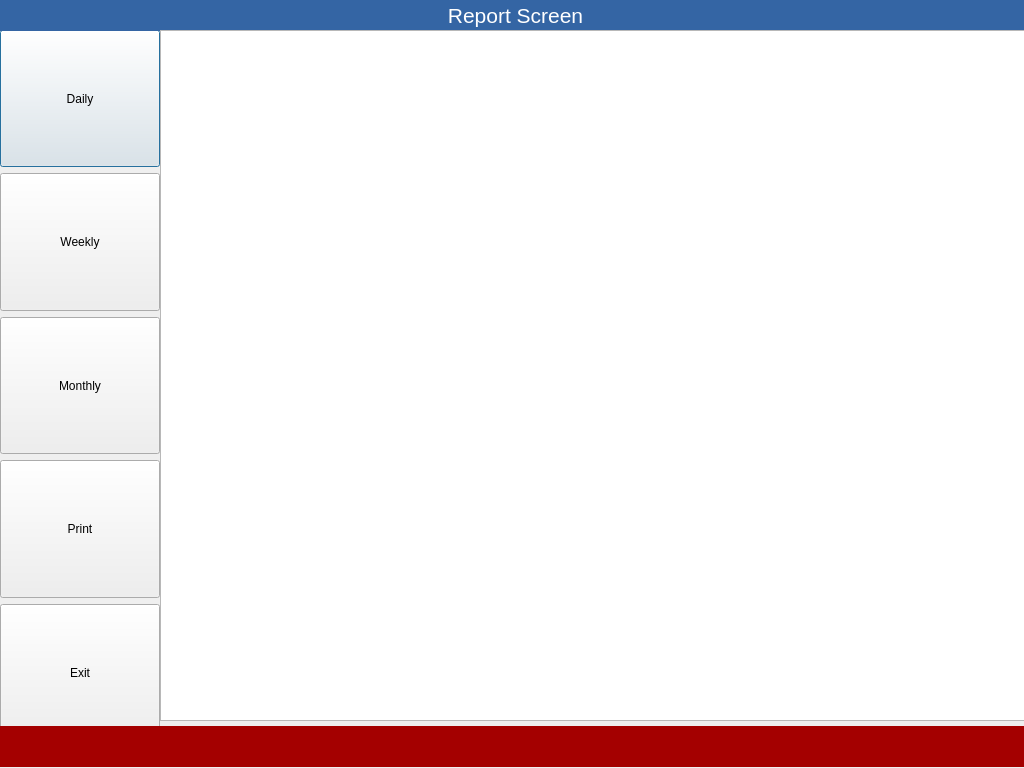
<?xml version="1.0" encoding="UTF-8"?>
<ui version="4.0">
 <class>reports</class>
 <widget class="QDialog" name="reports">
  <property name="geometry">
   <rect>
    <x>0</x>
    <y>0</y>
    <width>1024</width>
    <height>768</height>
   </rect>
  </property>
  <property name="windowTitle">
   <string>Dialog</string>
  </property>
  <widget class="QWidget" name="verticalLayoutWidget">
   <property name="geometry">
    <rect>
     <x>0</x>
     <y>30</y>
     <width>160</width>
     <height>711</height>
    </rect>
   </property>
   <layout class="QVBoxLayout" name="verticalLayout">
    <item>
     <widget class="QPushButton" name="pushButton_2">
      <property name="sizePolicy">
       <sizepolicy hsizetype="MinimumExpanding" vsizetype="MinimumExpanding">
        <horstretch>0</horstretch>
        <verstretch>0</verstretch>
       </sizepolicy>
      </property>
      <property name="text">
       <string>Daily</string>
      </property>
     </widget>
    </item>
    <item>
     <widget class="QPushButton" name="pushButton_3">
      <property name="sizePolicy">
       <sizepolicy hsizetype="MinimumExpanding" vsizetype="MinimumExpanding">
        <horstretch>0</horstretch>
        <verstretch>0</verstretch>
       </sizepolicy>
      </property>
      <property name="text">
       <string>Weekly</string>
      </property>
     </widget>
    </item>
    <item>
     <widget class="QPushButton" name="pushButton_4">
      <property name="sizePolicy">
       <sizepolicy hsizetype="MinimumExpanding" vsizetype="MinimumExpanding">
        <horstretch>0</horstretch>
        <verstretch>0</verstretch>
       </sizepolicy>
      </property>
      <property name="text">
       <string>Monthly</string>
      </property>
     </widget>
    </item>
    <item>
     <widget class="QPushButton" name="pushButton_5">
      <property name="sizePolicy">
       <sizepolicy hsizetype="MinimumExpanding" vsizetype="MinimumExpanding">
        <horstretch>0</horstretch>
        <verstretch>0</verstretch>
       </sizepolicy>
      </property>
      <property name="text">
       <string>Print</string>
      </property>
     </widget>
    </item>
    <item>
     <widget class="QPushButton" name="pushButton">
      <property name="sizePolicy">
       <sizepolicy hsizetype="MinimumExpanding" vsizetype="MinimumExpanding">
        <horstretch>0</horstretch>
        <verstretch>0</verstretch>
       </sizepolicy>
      </property>
      <property name="text">
       <string>Exit</string>
      </property>
     </widget>
    </item>
   </layout>
  </widget>
  <widget class="QLabel" name="label">
   <property name="geometry">
    <rect>
     <x>0</x>
     <y>0</y>
     <width>1031</width>
     <height>31</height>
    </rect>
   </property>
   <property name="palette">
    <palette>
     <active>
      <colorrole role="WindowText">
       <brush brushstyle="SolidPattern">
        <color alpha="255">
         <red>255</red>
         <green>255</green>
         <blue>255</blue>
        </color>
       </brush>
      </colorrole>
      <colorrole role="Button">
       <brush brushstyle="SolidPattern">
        <color alpha="255">
         <red>52</red>
         <green>101</green>
         <blue>164</blue>
        </color>
       </brush>
      </colorrole>
      <colorrole role="Text">
       <brush brushstyle="SolidPattern">
        <color alpha="255">
         <red>255</red>
         <green>255</green>
         <blue>255</blue>
        </color>
       </brush>
      </colorrole>
      <colorrole role="ButtonText">
       <brush brushstyle="SolidPattern">
        <color alpha="255">
         <red>255</red>
         <green>255</green>
         <blue>255</blue>
        </color>
       </brush>
      </colorrole>
      <colorrole role="Base">
       <brush brushstyle="SolidPattern">
        <color alpha="255">
         <red>255</red>
         <green>255</green>
         <blue>255</blue>
        </color>
       </brush>
      </colorrole>
      <colorrole role="Window">
       <brush brushstyle="SolidPattern">
        <color alpha="255">
         <red>52</red>
         <green>101</green>
         <blue>164</blue>
        </color>
       </brush>
      </colorrole>
     </active>
     <inactive>
      <colorrole role="WindowText">
       <brush brushstyle="SolidPattern">
        <color alpha="255">
         <red>255</red>
         <green>255</green>
         <blue>255</blue>
        </color>
       </brush>
      </colorrole>
      <colorrole role="Button">
       <brush brushstyle="SolidPattern">
        <color alpha="255">
         <red>52</red>
         <green>101</green>
         <blue>164</blue>
        </color>
       </brush>
      </colorrole>
      <colorrole role="Text">
       <brush brushstyle="SolidPattern">
        <color alpha="255">
         <red>255</red>
         <green>255</green>
         <blue>255</blue>
        </color>
       </brush>
      </colorrole>
      <colorrole role="ButtonText">
       <brush brushstyle="SolidPattern">
        <color alpha="255">
         <red>255</red>
         <green>255</green>
         <blue>255</blue>
        </color>
       </brush>
      </colorrole>
      <colorrole role="Base">
       <brush brushstyle="SolidPattern">
        <color alpha="255">
         <red>255</red>
         <green>255</green>
         <blue>255</blue>
        </color>
       </brush>
      </colorrole>
      <colorrole role="Window">
       <brush brushstyle="SolidPattern">
        <color alpha="255">
         <red>52</red>
         <green>101</green>
         <blue>164</blue>
        </color>
       </brush>
      </colorrole>
     </inactive>
     <disabled>
      <colorrole role="WindowText">
       <brush brushstyle="SolidPattern">
        <color alpha="255">
         <red>190</red>
         <green>190</green>
         <blue>190</blue>
        </color>
       </brush>
      </colorrole>
      <colorrole role="Button">
       <brush brushstyle="SolidPattern">
        <color alpha="255">
         <red>52</red>
         <green>101</green>
         <blue>164</blue>
        </color>
       </brush>
      </colorrole>
      <colorrole role="Text">
       <brush brushstyle="SolidPattern">
        <color alpha="255">
         <red>190</red>
         <green>190</green>
         <blue>190</blue>
        </color>
       </brush>
      </colorrole>
      <colorrole role="ButtonText">
       <brush brushstyle="SolidPattern">
        <color alpha="255">
         <red>190</red>
         <green>190</green>
         <blue>190</blue>
        </color>
       </brush>
      </colorrole>
      <colorrole role="Base">
       <brush brushstyle="SolidPattern">
        <color alpha="255">
         <red>52</red>
         <green>101</green>
         <blue>164</blue>
        </color>
       </brush>
      </colorrole>
      <colorrole role="Window">
       <brush brushstyle="SolidPattern">
        <color alpha="255">
         <red>52</red>
         <green>101</green>
         <blue>164</blue>
        </color>
       </brush>
      </colorrole>
     </disabled>
    </palette>
   </property>
   <property name="font">
    <font>
     <pointsize>16</pointsize>
    </font>
   </property>
   <property name="autoFillBackground">
    <bool>true</bool>
   </property>
   <property name="text">
    <string>Report Screen</string>
   </property>
   <property name="alignment">
    <set>Qt::AlignCenter</set>
   </property>
  </widget>
  <widget class="QLabel" name="label_2">
   <property name="geometry">
    <rect>
     <x>0</x>
     <y>726</y>
     <width>1031</width>
     <height>41</height>
    </rect>
   </property>
   <property name="palette">
    <palette>
     <active>
      <colorrole role="WindowText">
       <brush brushstyle="SolidPattern">
        <color alpha="255">
         <red>252</red>
         <green>233</green>
         <blue>79</blue>
        </color>
       </brush>
      </colorrole>
      <colorrole role="Button">
       <brush brushstyle="SolidPattern">
        <color alpha="255">
         <red>164</red>
         <green>0</green>
         <blue>0</blue>
        </color>
       </brush>
      </colorrole>
      <colorrole role="Text">
       <brush brushstyle="SolidPattern">
        <color alpha="255">
         <red>252</red>
         <green>233</green>
         <blue>79</blue>
        </color>
       </brush>
      </colorrole>
      <colorrole role="ButtonText">
       <brush brushstyle="SolidPattern">
        <color alpha="255">
         <red>252</red>
         <green>233</green>
         <blue>79</blue>
        </color>
       </brush>
      </colorrole>
      <colorrole role="Base">
       <brush brushstyle="SolidPattern">
        <color alpha="255">
         <red>255</red>
         <green>255</green>
         <blue>255</blue>
        </color>
       </brush>
      </colorrole>
      <colorrole role="Window">
       <brush brushstyle="SolidPattern">
        <color alpha="255">
         <red>164</red>
         <green>0</green>
         <blue>0</blue>
        </color>
       </brush>
      </colorrole>
     </active>
     <inactive>
      <colorrole role="WindowText">
       <brush brushstyle="SolidPattern">
        <color alpha="255">
         <red>252</red>
         <green>233</green>
         <blue>79</blue>
        </color>
       </brush>
      </colorrole>
      <colorrole role="Button">
       <brush brushstyle="SolidPattern">
        <color alpha="255">
         <red>164</red>
         <green>0</green>
         <blue>0</blue>
        </color>
       </brush>
      </colorrole>
      <colorrole role="Text">
       <brush brushstyle="SolidPattern">
        <color alpha="255">
         <red>252</red>
         <green>233</green>
         <blue>79</blue>
        </color>
       </brush>
      </colorrole>
      <colorrole role="ButtonText">
       <brush brushstyle="SolidPattern">
        <color alpha="255">
         <red>252</red>
         <green>233</green>
         <blue>79</blue>
        </color>
       </brush>
      </colorrole>
      <colorrole role="Base">
       <brush brushstyle="SolidPattern">
        <color alpha="255">
         <red>255</red>
         <green>255</green>
         <blue>255</blue>
        </color>
       </brush>
      </colorrole>
      <colorrole role="Window">
       <brush brushstyle="SolidPattern">
        <color alpha="255">
         <red>164</red>
         <green>0</green>
         <blue>0</blue>
        </color>
       </brush>
      </colorrole>
     </inactive>
     <disabled>
      <colorrole role="WindowText">
       <brush brushstyle="SolidPattern">
        <color alpha="255">
         <red>190</red>
         <green>190</green>
         <blue>190</blue>
        </color>
       </brush>
      </colorrole>
      <colorrole role="Button">
       <brush brushstyle="SolidPattern">
        <color alpha="255">
         <red>164</red>
         <green>0</green>
         <blue>0</blue>
        </color>
       </brush>
      </colorrole>
      <colorrole role="Text">
       <brush brushstyle="SolidPattern">
        <color alpha="255">
         <red>190</red>
         <green>190</green>
         <blue>190</blue>
        </color>
       </brush>
      </colorrole>
      <colorrole role="ButtonText">
       <brush brushstyle="SolidPattern">
        <color alpha="255">
         <red>190</red>
         <green>190</green>
         <blue>190</blue>
        </color>
       </brush>
      </colorrole>
      <colorrole role="Base">
       <brush brushstyle="SolidPattern">
        <color alpha="255">
         <red>164</red>
         <green>0</green>
         <blue>0</blue>
        </color>
       </brush>
      </colorrole>
      <colorrole role="Window">
       <brush brushstyle="SolidPattern">
        <color alpha="255">
         <red>164</red>
         <green>0</green>
         <blue>0</blue>
        </color>
       </brush>
      </colorrole>
     </disabled>
    </palette>
   </property>
   <property name="font">
    <font>
     <pointsize>16</pointsize>
    </font>
   </property>
   <property name="autoFillBackground">
    <bool>true</bool>
   </property>
   <property name="text">
    <string/>
   </property>
   <property name="alignment">
    <set>Qt::AlignCenter</set>
   </property>
  </widget>
  <widget class="QTextEdit" name="textEdit">
   <property name="geometry">
    <rect>
     <x>160</x>
     <y>30</y>
     <width>871</width>
     <height>691</height>
    </rect>
   </property>
  </widget>
 </widget>
 <resources/>
 <connections/>
</ui>
